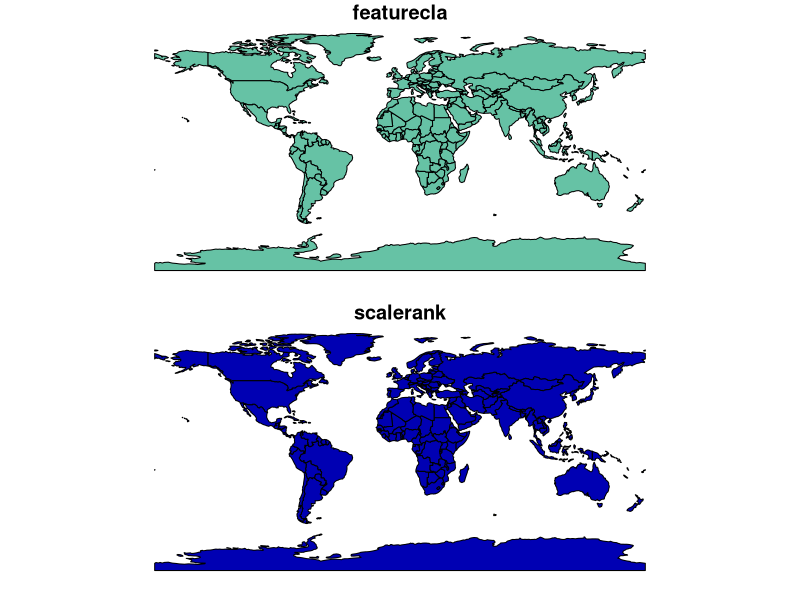
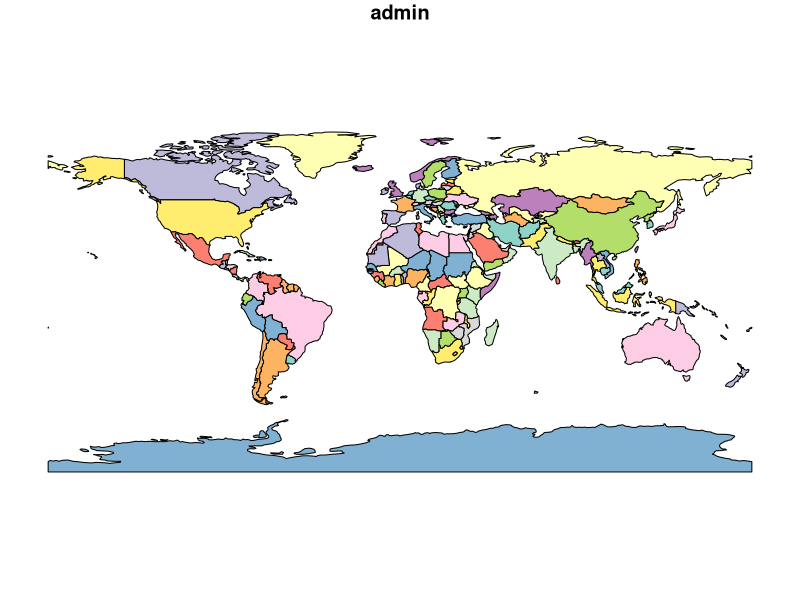
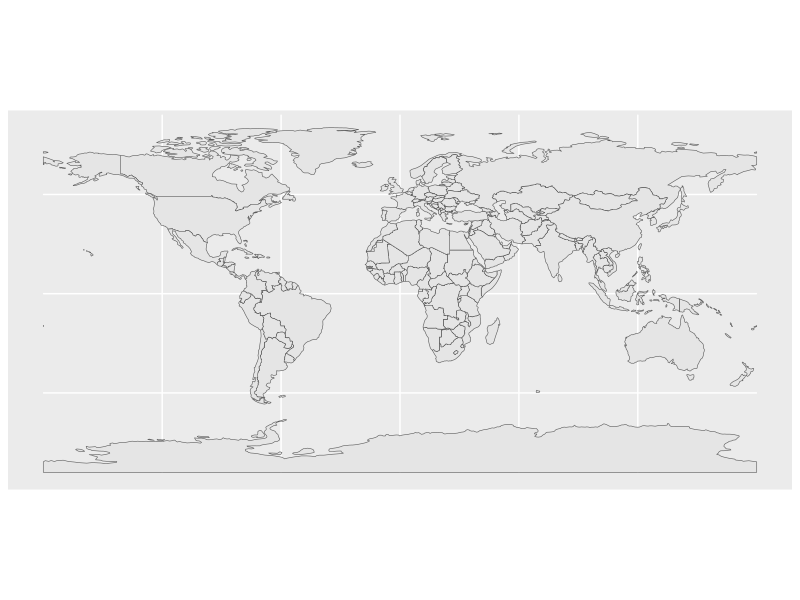
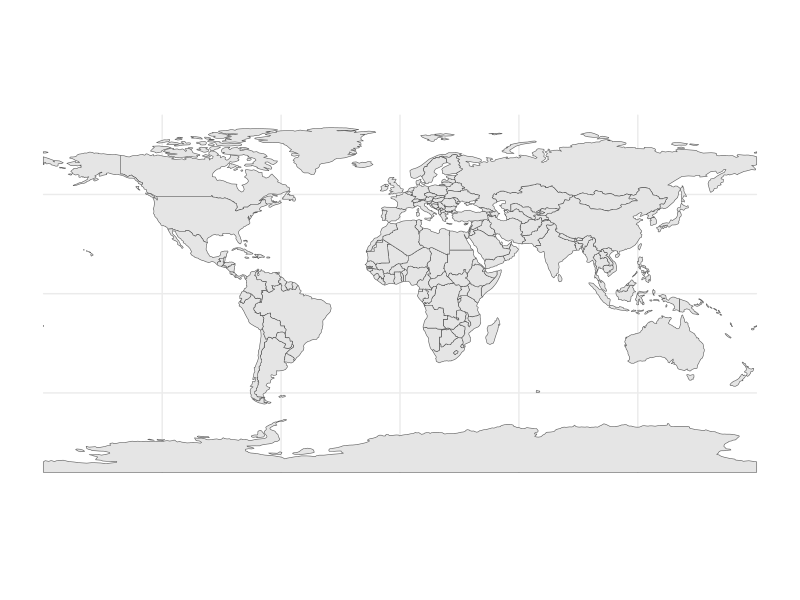
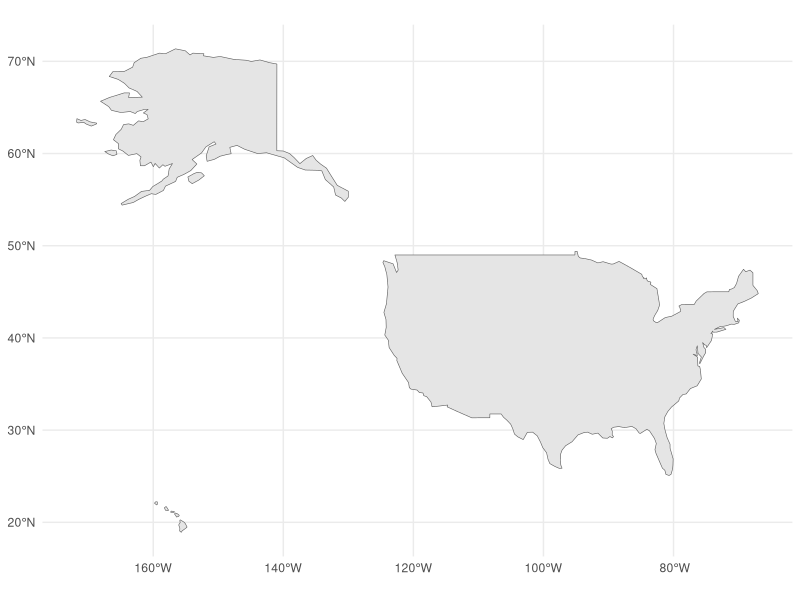
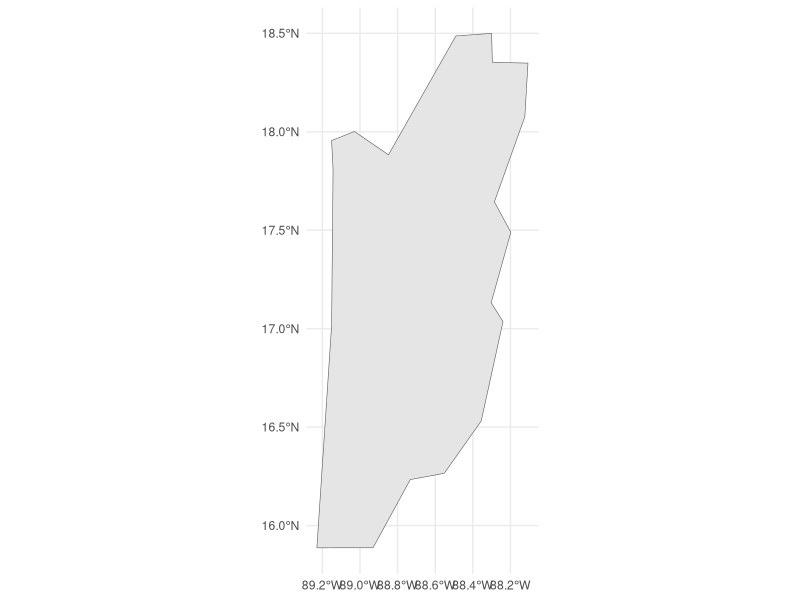

Reproduce these figures in R, in order. (Note: this script raises an error after producing the figures.)
# Load packages 
library(dplyr)
library(tidyr)
library(ggplot2)
library(rnaturalearth)
library(sf)


# Loading simple features -------------------------------------------------

# Load data from rnaturalearth
world <- ne_countries(returnclass = "sf")
View(world)
print(world, n = 0)

# Plot from sf package
plot(world, max.plot = 2)
plot(select(world, admin))



# Mapping boundaries with ggplot2 -----------------------------------------

# First ggplot2 map
ggplot(data = world) +
  geom_sf()

# Adding theme
map <- ggplot(data = world) +
  geom_sf() +
  theme_minimal()
map

# Single country map
# ggplot2‘s %+% operator to override
map %+% filter(world, admin == "United States of America")

# Single small country map
map %+% filter(world, admin == "Belize")
# Quality isn't great due to resolution

# Load high res from Natural Earth with ne_download()
world_hires <- ne_download(scale = 10, type = "countries",
                           category = "cultural",
                           returnclass = "sf")

# Load data from tuto, if already downloaded
world_hires_direct <- read_sf('data/natural_earth/ne_10m_admin_0_countries/ne_10m_admin_0_countries.shp') 

# Filter Belize and map it
belize_hires <- filter(world_hires, ADMIN == "Belize")
map %+% belize_hires

# Admin 1 level (subnational) administrative boundaries from Natural Earth
world.admin1 <- ne_download(scale = 10, type = "states", category = "cultural", returnclass = "sf")
# Alternatively, you can load the same data set from the additional data provided with this tutorial
# world.admin1 <- read_sf("hires-data/ne_10m_admin_1_states_provinces/ne_10m_admin_1_states_provinces.shp")

united.states <- filter(world.admin1, admin == "United States of America")
map %+% united.states

# Or Brazil
brazil.states <- filter(world.admin1, admin == "Brazil")
map %+% brazil.states


# Projections -------------------------------------------------------------

# Robinson
map %+% world +
  coord_sf(crs = 'ESRI:54030')
# https://github.com/r-spatial/sf/issues/1645#issuecomment-820311789 
# When not an EPSG proj need to add the provider "ESRI:54030" insted of 54030

# Bonne
map %+% world +
  coord_sf(crs = 'ESRI:54024')

# More on projections

# Filter on europe > Issue of zoom because of Russia
europe <- filter(world, continent == "Europe")
map %+% europe

# Set some limits to fix it
map %+% europe +
  coord_sf(xlim = c(-10, 40), ylim = c(30, 80))
# Limits are better but still issue of CRS

# Limit + CRS
map %+% europe +
  coord_sf(xlim = c(-10, 40), ylim = c(30, 80), crs = 3035)
# Map look broken at least zoom seems wrong >
# WGS84 uses degrees and 3035 meters
map %+% europe +
  coord_sf(xlim = c(2500000, 6000000), ylim =c(1150000, 5500000), crs = 3035)

# Same example with USA and Albers Equal Area
map %+% filter(united.states, name != "Alaska", name != "Hawaii") +
  coord_sf(crs = "ESRI:102003")

# Without filtering Alaska and Hawai
map %+% united.states +
  coord_sf(crs = "ESRI:102003")
